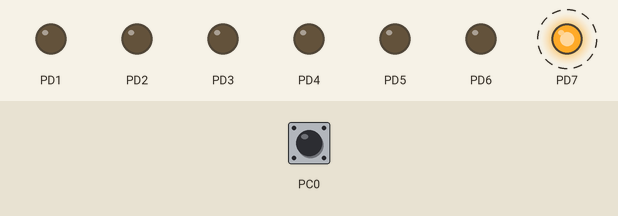
Simulated run of this program. Board: ATmega128, built with avr-gcc and emulated at 8 MHz. Parts: output pins drawn as LEDs (lit = HIGH). Dashed ring = blinking. The inputs (shaded band) are chosen by the test bench; at power-on: PC0 HIGH.

Above: at 0.2 s.
Timing chart, 0 to 3.0 s (numbered marks = the images above):
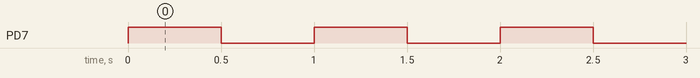

Measured:
- by itself, PD7: alternates HIGH for 0.50 s and LOW for 0.50 s

The program:

main.c
```c
/*
 * Opdracht 3.c
 *
 * Created: 03/02/2021 10:46:51
 * Author : Mick
 */

#define F_CPU 8e6
#include <avr/io.h>
#include <util/delay.h>

int main(void)
{
	DDRD = 0b11111110; // sets all PORTD pins except for PORTD pin 0 as output.
	PORTC = 0x01;

    while (1)
    {
		while(PINC & 0x01) // checks if PORTD pin 1 is detecting a button press.
		{
			PORTD = 0x80; // turns PORTD pin 7 on.
			wait(500);
			PORTD = 0x00; // turns PORTD pin 7 off.
			wait(500);

		}
		wait(1);
    }
}

//Waits for the given amount of time in milliseconds
void wait( int ms ){
	for (int i=0; i<ms; i++) {
		_delay_ms( 1 );
	}
}
```
